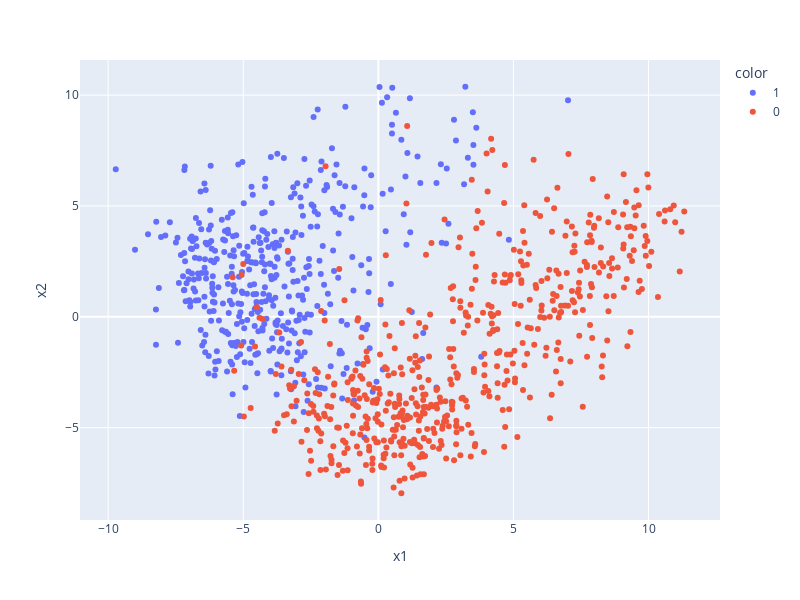

This figure's notebook cell:
### Markdown cell above
Теперь посмотрим, какие объекты попали в какой кластер:

### Code cell
import plotly.express as px

fig = px.scatter( emb_2d, x='x1', y='x2', color='color',
                  hover_name="short_name", width=800, height=600)

fig.show()

### Figure 1 — Plotly figure (JSON) as saved in the notebook; plotly's stock layout.template omitted (floating-point values rounded to 4 significant figures; data arrays with more than 128 entries replaced by an {"elided": "..."} marker saying what was removed)
{"data": [{"hovertemplate": "<b>%{hovertext}</b><br><br>color=1<br>x1=%{x}<br>x2=%{y}<extra></extra>", "hovertext": {"elided": "441 str values"}, "legendgroup": "1", "marker": {"color": "#636efa", "symbol": "circle"}, "mode": "markers", "name": "1", "orientation": "v", "showlegend": true, "type": "scatter", "x": {"elided": "441 float values"}, "xaxis": "x", "y": {"elided": "441 float values"}, "yaxis": "y"}, {"hovertemplate": "<b>%{hovertext}</b><br><br>color=0<br>x1=%{x}<br>x2=%{y}<extra></extra>", "hovertext": {"elided": "559 str values"}, "legendgroup": "0", "marker": {"color": "#EF553B", "symbol": "circle"}, "mode": "markers", "name": "0", "orientation": "v", "showlegend": true, "type": "scatter", "x": {"elided": "559 float values"}, "xaxis": "x", "y": {"elided": "559 float values"}, "yaxis": "y"}], "layout": {"height": 600, "legend": {"title": {"text": "color"}, "tracegroupgap": 0}, "margin": {"t": 60}, "width": 800, "xaxis": {"anchor": "y", "domain": [0, 1], "title": {"text": "x1"}}, "yaxis": {"anchor": "x", "domain": [0, 1], "title": {"text": "x2"}}}}
